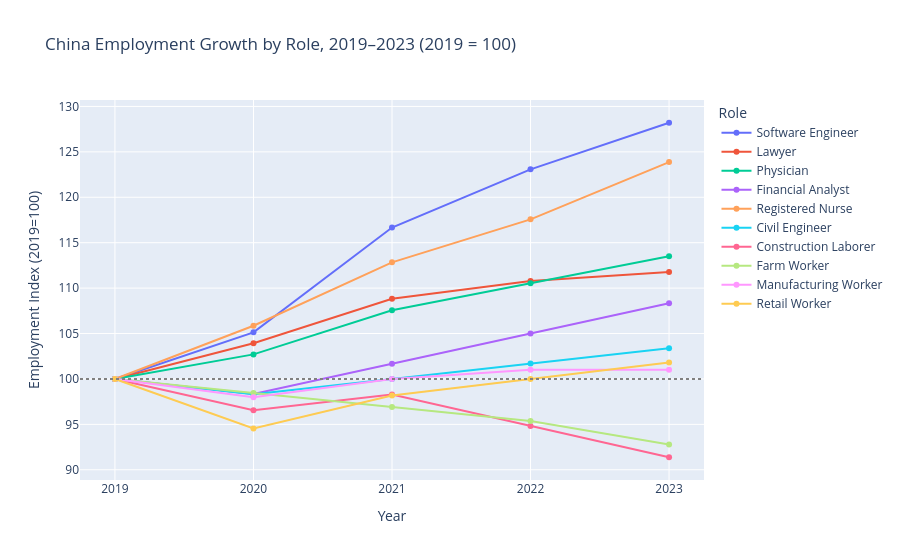

The code cell stored with this chart in its notebook:
### Code cell
rows2 = []
for _, row in grw.iterrows():
    base = row['emp_2019']
    for yr in YEARS:
        rows2.append({'role_label': row['role_label'], 'year': yr,
                      'emp_index': row[f'emp_{yr}'] / base * 100})
emp_long = pd.DataFrame(rows2)

fig2 = px.line(
    emp_long, x='year', y='emp_index', color='role_label', markers=True,
    title='China Employment Growth by Role, 2019–2023 (2019 = 100)',
    labels={'emp_index': 'Employment Index (2019=100)', 'year': 'Year', 'role_label': 'Role'},
)
fig2.add_hline(y=100, line_dash='dot', line_color='grey')
fig2.show()

### Figure 1 — Plotly figure (JSON) as saved in the notebook; plotly's stock layout.template omitted (floating-point values rounded to 4 significant figures)
{"data": [{"hovertemplate": "Role=Software Engineer<br>Year=%{x}<br>Employment Index (2019=100)=%{y}<extra></extra>", "legendgroup": "Software Engineer", "line": {"color": "#636efa", "dash": "solid"}, "marker": {"symbol": "circle"}, "mode": "lines+markers", "name": "Software Engineer", "orientation": "v", "showlegend": true, "type": "scatter", "x": [2019, 2020, 2021, 2022, 2023], "xaxis": "x", "y": [100.0, 105.1, 116.7, 123.1, 128.2], "yaxis": "y"}, {"hovertemplate": "Role=Lawyer<br>Year=%{x}<br>Employment Index (2019=100)=%{y}<extra></extra>", "legendgroup": "Lawyer", "line": {"color": "#EF553B", "dash": "solid"}, "marker": {"symbol": "circle"}, "mode": "lines+markers", "name": "Lawyer", "orientation": "v", "showlegend": true, "type": "scatter", "x": [2019, 2020, 2021, 2022, 2023], "xaxis": "x", "y": [100.0, 103.9, 108.8, 110.8, 111.8], "yaxis": "y"}, {"hovertemplate": "Role=Physician<br>Year=%{x}<br>Employment Index (2019=100)=%{y}<extra></extra>", "legendgroup": "Physician", "line": {"color": "#00cc96", "dash": "solid"}, "marker": {"symbol": "circle"}, "mode": "lines+markers", "name": "Physician", "orientation": "v", "showlegend": true, "type": "scatter", "x": [2019, 2020, 2021, 2022, 2023], "xaxis": "x", "y": [100.0, 102.7, 107.6, 110.5, 113.5], "yaxis": "y"}, {"hovertemplate": "Role=Financial Analyst<br>Year=%{x}<br>Employment Index (2019=100)=%{y}<extra></extra>", "legendgroup": "Financial Analyst", "line": {"color": "#ab63fa", "dash": "solid"}, "marker": {"symbol": "circle"}, "mode": "lines+markers", "name": "Financial Analyst", "orientation": "v", "showlegend": true, "type": "scatter", "x": [2019, 2020, 2021, 2022, 2023], "xaxis": "x", "y": [100.0, 98.33, 101.7, 105.0, 108.3], "yaxis": "y"}, {"hovertemplate": "Role=Registered Nurse<br>Year=%{x}<br>Employment Index (2019=100)=%{y}<extra></extra>", "legendgroup": "Registered Nurse", "line": {"color": "#FFA15A", "dash": "solid"}, "marker": {"symbol": "circle"}, "mode": "lines+markers", "name": "Registered Nurse", "orientation": "v", "showlegend": true, "type": "scatter", "x": [2019, 2020, 2021, 2022, 2023], "xaxis": "x", "y": [100.0, 105.9, 112.8, 117.6, 123.9], "yaxis": "y"}, {"hovertemplate": "Role=Civil Engineer<br>Year=%{x}<br>Employment Index (2019=100)=%{y}<extra></extra>", "legendgroup": "Civil Engineer", "line": {"color": "#19d3f3", "dash": "solid"}, "marker": {"symbol": "circle"}, "mode": "lines+markers", "name": "Civil Engineer", "orientation": "v", "showlegend": true, "type": "scatter", "x": [2019, 2020, 2021, 2022, 2023], "xaxis": "x", "y": [100.0, 98.31, 100.0, 101.7, 103.4], "yaxis": "y"}, {"hovertemplate": "Role=Construction Laborer<br>Year=%{x}<br>Employment Index (2019=100)=%{y}<extra></extra>", "legendgroup": "Construction Laborer", "line": {"color": "#FF6692", "dash": "solid"}, "marker": {"symbol": "circle"}, "mode": "lines+markers", "name": "Construction Laborer", "orientation": "v", "showlegend": true, "type": "scatter", "x": [2019, 2020, 2021, 2022, 2023], "xaxis": "x", "y": [100.0, 96.55, 98.28, 94.83, 91.38], "yaxis": "y"}, {"hovertemplate": "Role=Farm Worker<br>Year=%{x}<br>Employment Index (2019=100)=%{y}<extra></extra>", "legendgroup": "Farm Worker", "line": {"color": "#B6E880", "dash": "solid"}, "marker": {"symbol": "circle"}, "mode": "lines+markers", "name": "Farm Worker", "orientation": "v", "showlegend": true, "type": "scatter", "x": [2019, 2020, 2021, 2022, 2023], "xaxis": "x", "y": [100.0, 98.45, 96.91, 95.36, 92.78], "yaxis": "y"}, {"hovertemplate": "Role=Manufacturing Worker<br>Year=%{x}<br>Employment Index (2019=100)=%{y}<extra></extra>", "legendgroup": "Manufacturing Worker", "line": {"color": "#FF97FF", "dash": "solid"}, "marker": {"symbol": "circle"}, "mode": "lines+markers", "name": "Manufacturing Worker", "orientation": "v", "showlegend": true, "type": "scatter", "x": [2019, 2020, 2021, 2022, 2023], "xaxis": "x", "y": [100.0, 97.98, 100.0, 101.0, 101.0], "yaxis": "y"}, {"hovertemplate": "Role=Retail Worker<br>Year=%{x}<br>Employment Index (2019=100)=%{y}<extra></extra>", "legendgroup": "Retail Worker", "line": {"color": "#FECB52", "dash": "solid"}, "marker": {"symbol": "circle"}, "mode": "lines+markers", "name": "Retail Worker", "orientation": "v", "showlegend": true, "type": "scatter", "x": [2019, 2020, 2021, 2022, 2023], "xaxis": "x", "y": [100.0, 94.55, 98.18, 100.0, 101.8], "yaxis": "y"}], "layout": {"legend": {"title": {"text": "Role"}, "tracegroupgap": 0}, "shapes": [{"line": {"color": "grey", "dash": "dot"}, "type": "line", "x0": 0, "x1": 1, "xref": "x domain", "y0": 100, "y1": 100, "yref": "y"}], "title": {"text": "China Employment Growth by Role, 2019–2023 (2019 = 100)"}, "xaxis": {"anchor": "y", "domain": [0.0, 1.0], "title": {"text": "Year"}}, "yaxis": {"anchor": "x", "domain": [0.0, 1.0], "title": {"text": "Employment Index (2019=100)"}}}}
